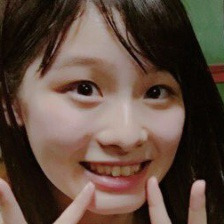
#> input picture img/asai/asai000000.jpg, 224 x 224 px
$ python -i augmentation.py   (imports and definitions only)
#> lines starting #> are read from the running program, lines starting #| are printed output that depends on the picture
# -*- coding: utf-8 -*-
# 画像水増し http://qiita.com/bohemian916/items/9630661cd5292240f8c7
import cv2
import numpy as np
import os

class ImgAug():
    def __init__(self):
        print('init ImgAug')

    def aug(self, org_img):
        # ルックアップテーブルの生成
#> called with org_img = 'img/asai/asai000000.jpg'
        min_table = 50
        max_table = 205
        diff_table = max_table - min_table
        gamma1 = 0.75
        gamma2 = 1.5

        LUT_HC = np.arange(256, dtype = 'uint8' )
        LUT_LC = np.arange(256, dtype = 'uint8' )
        LUT_G1 = np.arange(256, dtype = 'uint8' )
        LUT_G2 = np.arange(256, dtype = 'uint8' )

        LUTs = []

        # 平滑化用
        average_square = (10,10)

        # ハイコントラストLUT作成
        for i in range(0, min_table):
            LUT_HC[i] = 0

        for i in range(min_table, max_table):
            LUT_HC[i] = 255 * (i - min_table) / diff_table

        for i in range(max_table, 255):
            LUT_HC[i] = 255

        # その他LUT作成
        for i in range(256):
            LUT_LC[i] = min_table + i * (diff_table) / 255
            LUT_G1[i] = 255 * pow(float(i) / 255, 1.0 / gamma1)
            LUT_G2[i] = 255 * pow(float(i) / 255, 1.0 / gamma2)

        LUTs.append(LUT_HC)
        LUTs.append(LUT_LC)
        LUTs.append(LUT_G1)
        LUTs.append(LUT_G2)

        # 画像の読み込み
        img_src = cv2.imread(org_img, 1)
#> img_src is the input picture: shape (224, 224, 3); mean B, G, R 62.6, 73.5, 93.2
        trans_img = []
        trans_img.append(img_src)

        # LUT変換
        for i, LUT in enumerate(LUTs):
            trans_img.append(cv2.LUT(img_src, LUT))
#> after the loop, trans_img = 5 items

        # 平滑化
        trans_img.append(cv2.blur(img_src, average_square))

        # ヒストグラム均一化
        trans_img.append(self.equalizeHistRGB(img_src))

        # ノイズ付加
        trans_img.append(self.addGaussianNoise(img_src))
        trans_img.append(self.addSaltPepperNoise(img_src))

        # 反転
        flip_img = []
        for img in trans_img:
            flip_img.append(cv2.flip(img, 1))
        trans_img.extend(flip_img)

        # 保存
        if not os.path.exists("trans_images"):
            os.mkdir("trans_images")

        return trans_img

    # ヒストグラム均一化
    def equalizeHistRGB(self, src):
        RGB = cv2.split(src)
        for i in range(3):
            cv2.equalizeHist(RGB[i])

        img_hist = cv2.merge([RGB[0],RGB[1], RGB[2]])
        return img_hist

    # ガウシアンノイズ
    def addGaussianNoise(self, src):
        row,col,ch= src.shape
#> row = 224; col = 224; ch = 3
        mean = 0
        sigma = 15
        gauss = np.random.normal(mean,sigma,(row,col,ch))
        gauss = gauss.reshape(row,col,ch)
        noisy = src + gauss
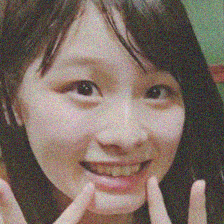
#> noisy: shape (224, 224, 3) float64; mean B, G, R 62.6, 73.7, 93.2; drawn with min black and max white

        return noisy

    # salt&pepperノイズ
    def addSaltPepperNoise(self, src):
        row,col,ch = src.shape
#> row = 224; col = 224; ch = 3
        s_vs_p = 0.5
        amount = 0.004
        out = src.copy()
        # Salt mode
        num_salt = np.ceil(amount * src.size * s_vs_p)
#> num_salt = 302
        coords = [np.random.randint(0, i-1 , int(num_salt))
                     for i in src.shape]
        out[coords[:-1]] = (255,255,255)
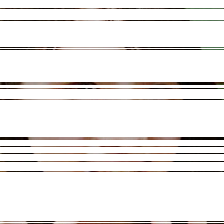
#> out: shape (224, 224, 3); mean B, G, R 239.1, 240.1, 241.8

        # Pepper mode
        num_pepper = np.ceil(amount* src.size * (1. - s_vs_p))
#> num_pepper = 302
        coords = [np.random.randint(0, i-1 , int(num_pepper))
                 for i in src.shape]
        out[coords[:-1]] = (0,0,0)
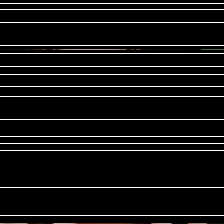
#> out: shape (224, 224, 3); mean B, G, R 17.6, 17.7, 17.9
        return out


>>> result = ImgAug().aug('img/asai/asai000000.jpg')
#> the loop in aug, `for img in trans_img:` made 9 passes
#> after the loop in aug, `for img in trans_img:`: flip_img = 9 items
#> result = 18 items

$ run again, on img/asai/asai000003.jpg
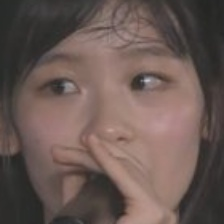
#> input picture img/asai/asai000003.jpg, 224 x 224 px
#> in aug, img_src is the input picture: shape (224, 224, 3); mean B, G, R 83.5, 88.7, 105.9
#> after the loop in aug, `for i, LUT in enumerate(LUTs):`: trans_img = 5 items
#> in addGaussianNoise, `noisy = src + gauss`:
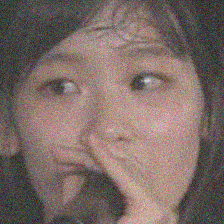
#> noisy: shape (224, 224, 3) float64; mean B, G, R 83.4, 88.8, 106; drawn with min black and max white
#> in addSaltPepperNoise, `out[coords[:-1]] = (0,0,0)`:
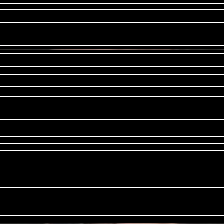
#> out: shape (224, 224, 3); mean B, G, R 17.7, 17.8, 17.9
#> the loop in aug, `for img in trans_img:` made 9 passes
#> after the loop in aug, `for img in trans_img:`: flip_img = 9 items
#> result = 18 items

$ run again, on img/asai/asai000010.jpg
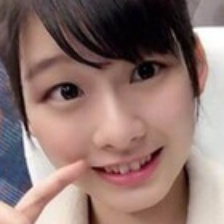
#> input picture img/asai/asai000010.jpg, 224 x 224 px
#> in aug, img_src is the input picture: shape (224, 224, 3); mean B, G, R 110, 115.2, 141.1
#> after the loop in aug, `for i, LUT in enumerate(LUTs):`: trans_img = 5 items
#> in addGaussianNoise, `noisy = src + gauss`:
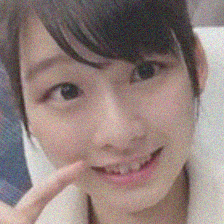
#> noisy: shape (224, 224, 3) float64; mean B, G, R 110, 115.4, 141.2; drawn with min black and max white
#> in addSaltPepperNoise, `out[coords[:-1]] = (0,0,0)`:
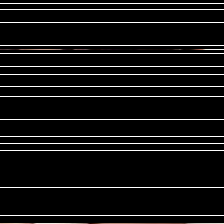
#> out: shape (224, 224, 3); mean B, G, R 18, 18.1, 18.3
#> the loop in aug, `for img in trans_img:` made 9 passes
#> after the loop in aug, `for img in trans_img:`: flip_img = 9 items
#> result = 18 items

$ run again, on img/asai/asai000025.jpg
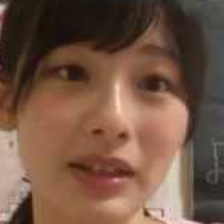
#> input picture img/asai/asai000025.jpg, 224 x 224 px
#> in aug, img_src is the input picture: shape (224, 224, 3); mean B, G, R 67.2, 84.3, 114.3
#> after the loop in aug, `for i, LUT in enumerate(LUTs):`: trans_img = 5 items
#> in addGaussianNoise, `noisy = src + gauss`:
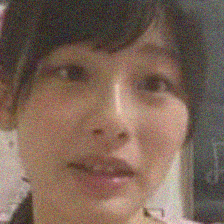
#> noisy: shape (224, 224, 3) float64; mean B, G, R 67.2, 84.5, 114.3; drawn with min black and max white
#> in addSaltPepperNoise, `out[coords[:-1]] = (0,0,0)`:
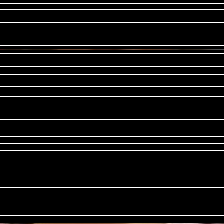
#> out: shape (224, 224, 3); mean B, G, R 17.7, 17.8, 18.1
#> the loop in aug, `for img in trans_img:` made 9 passes
#> after the loop in aug, `for img in trans_img:`: flip_img = 9 items
#> result = 18 items
